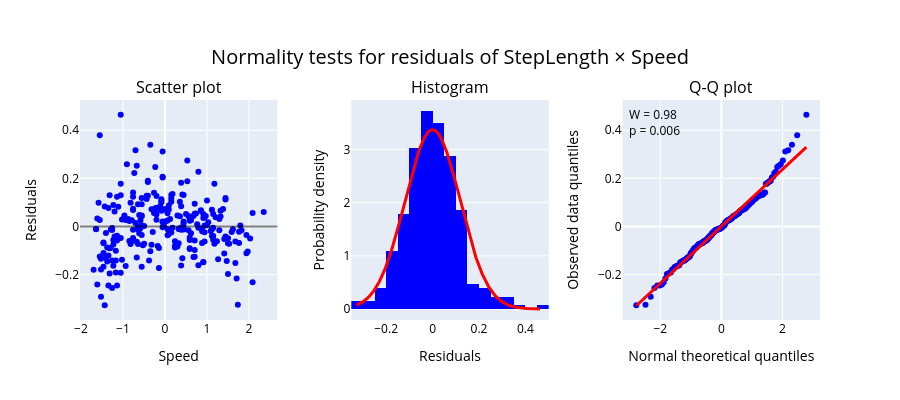

Notebook code for this chart:
### Markdown cell above
#### Residual diagnostics and exploratory leave-out sensitivity

Residual patterns motivate a sensitivity check omitting participants 7 and 31. Primary inference retains all 43 participants. Normality is not established by deleting observations, and sensitivity of coefficients and interactions is reported below.

### Code cell
plot_residuals(fit=fit_re[1], kind='conditional', xlabel='Speed', ylabel='StepLength',
               hover=('Subject', df['Subject']));

### Figure 1 — Plotly figure (JSON) as saved in the notebook; plotly's stock layout.template omitted (floating-point values rounded to 4 significant figures; data arrays with more than 128 entries replaced by an {"elided": "..."} marker saying what was removed)
{"data": [{"customdata": {"elided": "258 int values"}, "hovertemplate": "<b>Subject: %{customdata}</b> <br>Speed: %{x} <br>Residual: %{y} ", "marker": {"color": "blue"}, "mode": "markers", "name": "", "type": "scatter", "x": {"elided": "258 float values"}, "xaxis": "x", "y": {"elided": "258 float values"}, "yaxis": "y"}, {"histnorm": "probability density", "marker": {"color": "blue"}, "name": "", "type": "histogram", "x": {"elided": "258 float values"}, "xaxis": "x2", "yaxis": "y2"}, {"line": {"color": "red", "width": 3}, "mode": "lines", "name": "", "type": "scatter", "x": {"elided": "500 float values"}, "xaxis": "x2", "y": {"elided": "500 float values"}, "yaxis": "y2"}, {"marker": {"color": "blue"}, "mode": "markers", "name": "", "type": "scatter", "x": {"elided": "258 float values"}, "xaxis": "x3", "y": {"elided": "258 float values"}, "yaxis": "y3"}, {"line": {"color": "red", "width": 3}, "mode": "lines", "name": "", "type": "scatter", "x": [-2.784, 2.784], "xaxis": "x3", "y": [-0.3296, 0.3296], "yaxis": "y3"}], "layout": {"annotations": [{"font": {"size": 16}, "showarrow": false, "text": "Scatter plot", "x": 0.1333, "xanchor": "center", "xref": "paper", "y": 1.0, "yanchor": "bottom", "yref": "paper"}, {"font": {"size": 16}, "showarrow": false, "text": "Histogram", "x": 0.5, "xanchor": "center", "xref": "paper", "y": 1.0, "yanchor": "bottom", "yref": "paper"}, {"font": {"size": 16}, "showarrow": false, "text": "Q-Q plot", "x": 0.8667, "xanchor": "center", "xref": "paper", "y": 1.0, "yanchor": "bottom", "yref": "paper"}, {"align": "left", "showarrow": false, "text": "W = 0.98<br>p = 0.006", "valign": "top", "x": 0.02, "xref": "x3 domain", "y": 0.98, "yref": "y3 domain"}], "font": {"color": "black"}, "height": 400, "shapes": [{"line": {"color": "rgba(0,0,0,.5)", "width": 2}, "type": "line", "x0": 0, "x1": 1, "xref": "x domain", "y0": 0, "y1": 0, "yref": "y"}], "showlegend": false, "title": {"font": {"size": 20}, "text": "Normality tests for residuals of StepLength &times; Speed", "x": 0.5, "xanchor": "center", "yanchor": "top"}, "xaxis": {"anchor": "y", "domain": [0.0, 0.2667], "title": {"text": "Speed"}}, "xaxis2": {"anchor": "y2", "domain": [0.3667, 0.6333], "title": {"text": "Residuals"}}, "xaxis3": {"anchor": "y3", "domain": [0.7333, 1.0], "title": {"text": "Normal theoretical quantiles"}}, "yaxis": {"anchor": "x", "domain": [0.0, 1.0], "title": {"text": "Residuals"}}, "yaxis2": {"anchor": "x2", "domain": [0.0, 1.0], "title": {"text": "Probability density"}}, "yaxis3": {"anchor": "x3", "domain": [0.0, 1.0], "title": {"text": "Observed data quantiles"}}}}
